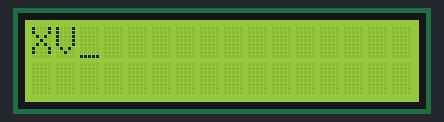
Bench run of a sketch on a simulated Arduino Uno, built with avr-gcc and run on an emulated ATmega328P. Shown: 16×2 character LCD. Wiring (inferred from the names in the program): character LCD (HD44780): RS pin 13; E pin 12; data pin 8, pin 9, pin 10, pin 11, pin 4, pin 5, pin 6, pin 7.

Above: at 0.1 s.

The sketch:

LCDSemBiblioteca.ino
```cpp
/* =====================================================================================

   Este código é copiado do professor e tem a função de demonstrar como enviar alguns caracteres para o LCD, sem o uso de bibliotecas. Ainda, o profressor desenvolveu as funções de
   inicialização do display e para limpar o display.

   Aula 268: Display LCD modo 8 bits algumas funções sem biblioteca

   Autor: Eng. Wagner Rambo
   Data: Setembro de 2020


===================================================================================== */


// =====================================================================================
// --- Mapeamento de Hardware ---
#define  db7  7
#define  db6  6
#define  db5  5
#define  db4  4
#define  db3  11
#define  db2  10
#define  db1  9
#define  db0  8

#define  rs   13
#define  en   12


// =====================================================================================
// --- Protótipo das Funções ---
void send_char();
void lcd_init();
void lcd_clear();


// =====================================================================================
// --- Configurações Iniciais ---
void setup()
{

   //configura saídas
   pinMode(db0, OUTPUT);
   pinMode(db1, OUTPUT);
   pinMode(db2, OUTPUT);
   pinMode(db3, OUTPUT);
   pinMode(db4, OUTPUT);
   pinMode(db5, OUTPUT);
   pinMode(db6, OUTPUT);
   pinMode(db7, OUTPUT);
   pinMode(rs,  OUTPUT);
   pinMode(en,  OUTPUT);

   //inicializa saídas
   digitalWrite(db0,  LOW);
   digitalWrite(db1,  LOW);
   digitalWrite(db2,  LOW);
   digitalWrite(db3,  LOW);
   digitalWrite(db4,  LOW);
   digitalWrite(db5,  LOW);
   digitalWrite(db6,  LOW);
   digitalWrite(db7,  LOW);
   digitalWrite(en,   LOW);
   digitalWrite(rs,   LOW);
   delay(2);


   lcd_init();


   // ENVIA CARACTERE
   digitalWrite(db0,  LOW);
   digitalWrite(db1,  LOW);
   digitalWrite(db2,  LOW);
   digitalWrite(db3, HIGH);
   digitalWrite(db4, HIGH);
   digitalWrite(db5,  LOW);
   digitalWrite(db6, HIGH);
   digitalWrite(db7,  LOW);
   send_char();

   // ENVIA CARACTERE
   digitalWrite(db0,  LOW);
   digitalWrite(db1, HIGH);
   digitalWrite(db2, HIGH);
   digitalWrite(db3,  LOW);
   digitalWrite(db4, HIGH);
   digitalWrite(db5,  LOW);
   digitalWrite(db6, HIGH);
   digitalWrite(db7,  LOW);
   send_char();

   delay(3000);

   lcd_clear();


} //end setup


// =====================================================================================
// --- Loop Infinito ---
void loop()
{


} //end loop


// =====================================================================================
// --- Desenvolvimento das Funções ---


// =====================================================================================
// --- Função para Envio de Caracteres ---
void send_char()
{

   digitalWrite(rs,  HIGH);
   delay(2);
   digitalWrite(en,  HIGH);
   delay(2);
   digitalWrite(en,   LOW);
   delay(2);

} //end send_char


// =====================================================================================
// --- Função para Inicializar LCD ---
void lcd_init()
{
   // LIMPA LCD
   digitalWrite(db0, HIGH);
   digitalWrite(db1,  LOW);
   digitalWrite(db2,  LOW);
   digitalWrite(db3,  LOW);
   digitalWrite(db4,  LOW);
   digitalWrite(db5,  LOW);
   digitalWrite(db6,  LOW);
   digitalWrite(db7,  LOW);
   digitalWrite(en,   LOW);
   delay(2);
   digitalWrite(en,  HIGH);
   delay(2);
   digitalWrite(en,   LOW);
   delay(2);

   // MODO DE 8 BITS
   digitalWrite(db0,  LOW);
   digitalWrite(db1,  LOW);
   digitalWrite(db2,  LOW);
   digitalWrite(db3, HIGH);
   digitalWrite(db4, HIGH);
   digitalWrite(db5, HIGH);
   digitalWrite(db6,  LOW);
   digitalWrite(db7,  LOW);
   digitalWrite(en,   LOW);
   delay(2);
   digitalWrite(en,  HIGH);
   delay(2);
   digitalWrite(en,   LOW);
   delay(2);

   // LIGA LCD, LIGA CURSOR, DESLIGA BLINK
   digitalWrite(db0,  LOW);
   digitalWrite(db1, HIGH);
   digitalWrite(db2, HIGH);
   digitalWrite(db3, HIGH);
   digitalWrite(db4,  LOW);
   digitalWrite(db5,  LOW);
   digitalWrite(db6,  LOW);
   digitalWrite(db7,  LOW);
   digitalWrite(en,   LOW);
   delay(2);
   digitalWrite(en,  HIGH);
   delay(2);
   digitalWrite(en,   LOW);
   delay(2);

   // HABILITA INCREMENTO, DESLIGA SCROLL
   digitalWrite(db0,  LOW);
   digitalWrite(db1, HIGH);
   digitalWrite(db2, HIGH);
   digitalWrite(db3,  LOW);
   digitalWrite(db4,  LOW);
   digitalWrite(db5,  LOW);
   digitalWrite(db6,  LOW);
   digitalWrite(db7,  LOW);
   digitalWrite(en,   LOW);
   delay(2);
   digitalWrite(en,  HIGH);
   delay(2);
   digitalWrite(en,   LOW);
   delay(2);

} //end lcd_init


void lcd_clear()
{

   // LIMPA LCD
   digitalWrite(rs,   LOW);
   digitalWrite(db0, HIGH);
   digitalWrite(db1,  LOW);
   digitalWrite(db2,  LOW);
   digitalWrite(db3,  LOW);
   digitalWrite(db4,  LOW);
   digitalWrite(db5,  LOW);
   digitalWrite(db6,  LOW);
   digitalWrite(db7,  LOW);
   digitalWrite(en,   LOW);
   delay(2);
   digitalWrite(en,  HIGH);
   delay(2);
   digitalWrite(en,   LOW);
   delay(2);

} //end lcd_clear


// =====================================================================================
// --- Final do Programa ---
```

Measured:
- what the display in image 0 shows lasts 3.0 s, from 0.0 s to 3.0 s
